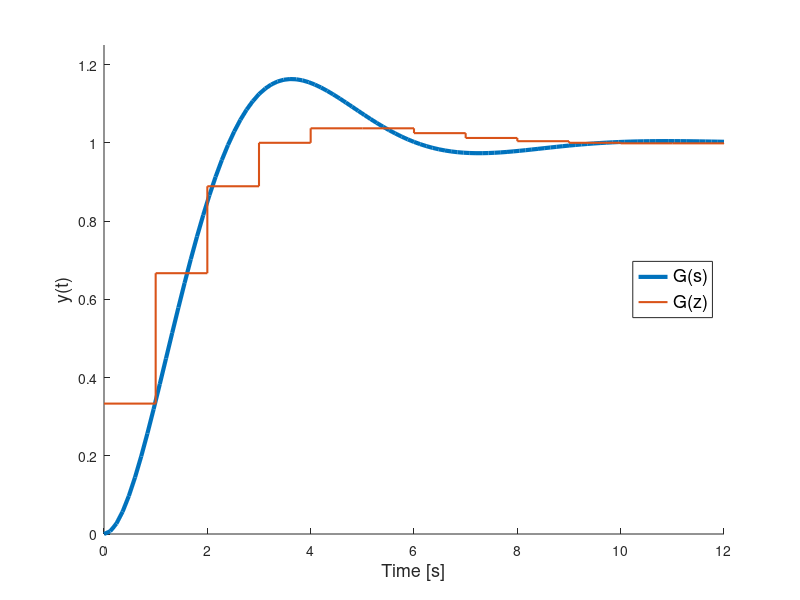
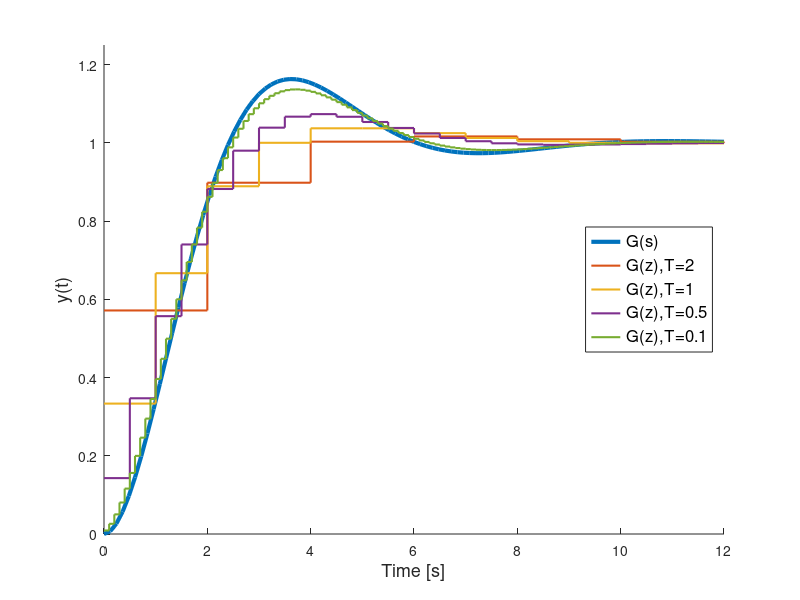
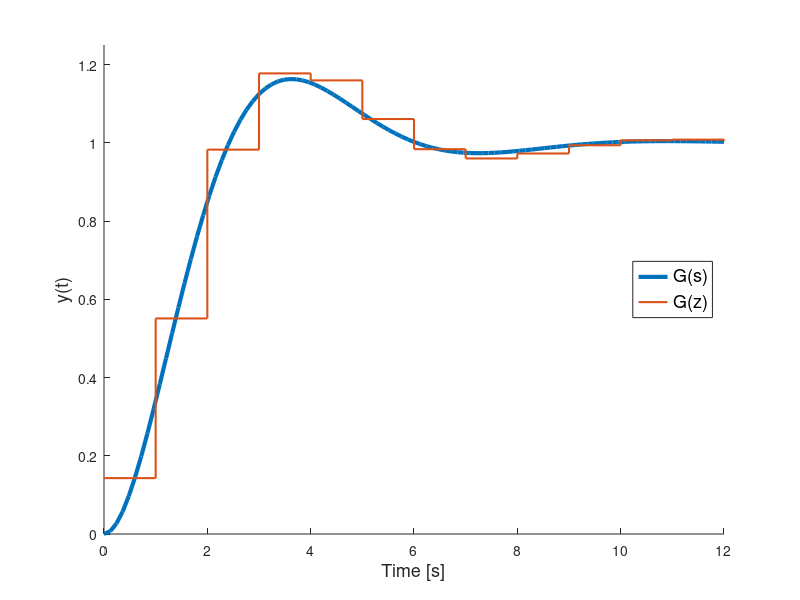
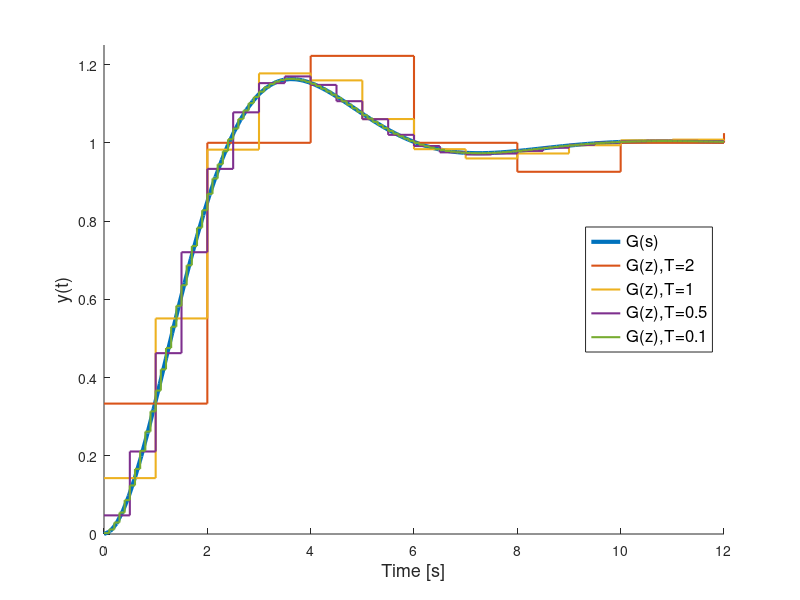

The MATLAB source for these figures, in order:
%% Metodos de Discretizacion - Ejemplo
zeta = 0.5;
wn = 1;
Gc = tf(wn^2,[1 2*zeta*wn wn^2]);
Tf = 12;

%% Backward
[yc,tc] = step(Gc,Tf);
T = 1;
z = tf([1 0],1,T);
s = (z-1)/(z*T);         % Backward approx
Gb = wn^2 / (s^2 + 2*zeta*wn*s + wn^2);
[yb,tb] = step(Gb,Tf);
figure(1), cla, hold on
plot(tc,yc,'LineWidth',3);
stairs(tb,yb,'LineWidth',1.5);
xlabel('Time [s]','FontSize',13)
ylabel('y(t)','FontSize',13)
legend('G(s)','G(z)','Location','east','FontSize',13)
xlim([0 12]), ylim([0 1.25])
exportgraphics(gcf,'../images/backwardStepResp.eps')

%% Backward, different sample times
[yc,tc] = step(Gc,Tf);
Tvec = [2 1 0.5 0.1];
figure(1), cla, hold on
plot(tc,yc,'LineWidth',3);
for k = 1:length(Tvec)
    T = Tvec(k);
    z = tf([1 0],1,T);
    s = (z-1)/(z*T);         % Backward approx
    Gb = wn^2 / (s^2 + 2*zeta*wn*s + wn^2);
    [yb,tb] = step(Gb,Tf);
    stairs(tb,yb,'LineWidth',1.5);
end
xlabel('Time [s]','FontSize',13)
ylabel('y(t)','FontSize',13)
legend('G(s)','G(z),T=2','G(z),T=1','G(z),T=0.5','G(z),T=0.1','Location','east','FontSize',12)
xlim([0 12]), ylim([0 1.25])
exportgraphics(gcf,'../images/backwardStepRespDiffT.eps')

%% Diff equation
% ybb = zeros(1,length(tb));
% u = ones(1,length(tb));
% for k = 1:length(tb)
%     if k == 1
%         ybb(k) = (1/3)*u(k);
%     elseif k == 2
%         ybb(k) = ybb(k-1) + (1/3)*u(k);
%     else    
%         ybb(k) = ybb(k-1) - (1/3)*ybb(k-2) + (1/3)*u(k);
%     end
% end
% stairs(tb,ybb,'LineWidth',2,'LineStyle','--')

%% Tustin
[yc,tc] = step(Gc,Tf);
T = 1;
z = tf([1 0],1,T);
s = (2/T)*((z-1)/(z+1)); % Tustin approx
Gt = wn^2 / (s^2 + 2*zeta*wn*s + wn^2);
[yt,tt] = step(Gt,Tf);  
figure(1), cla, hold on
plot(tc,yc,'LineWidth',3);
stairs(tt,yt,'LineWidth',1.5);
xlabel('Time [s]','FontSize',13)
ylabel('y(t)','FontSize',13)
legend('G(s)','G(z)','Location','east','FontSize',13)
xlim([0 12]), ylim([0 1.25])
exportgraphics(gcf,'../images/tustinStepResp.eps')

%% Tustin, different sample times
[yc,tc] = step(Gc,Tf);
Tvec = [2 1 0.5 0.1];
figure(1), cla, hold on
plot(tc,yc,'LineWidth',3);
for k = 1:length(Tvec)
    T = Tvec(k);
    z = tf([1 0],1,T);
    s = (2/T)*((z-1)/(z+1)); % Tustin approx
    Gt = wn^2 / (s^2 + 2*zeta*wn*s + wn^2);
    [yb,tb] = step(Gt,Tf);
    stairs(tb,yb,'LineWidth',1.5);
end
xlabel('Time [s]','FontSize',13)
ylabel('y(t)','FontSize',13)
legend('G(s)','G(z),T=2','G(z),T=1','G(z),T=0.5','G(z),T=0.1','Location','east','FontSize',12)
xlim([0 12]), ylim([0 1.25])
exportgraphics(gcf,'../images/tustinStepRespDiffT.eps')
